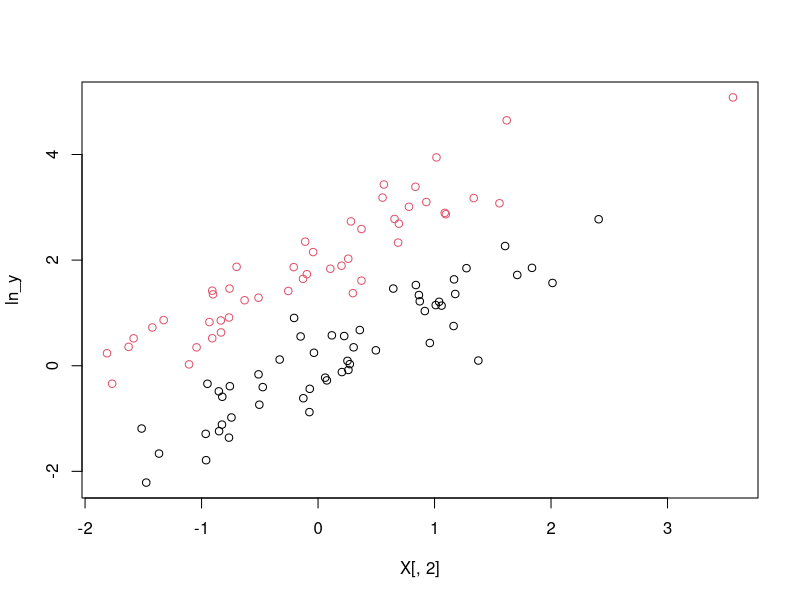
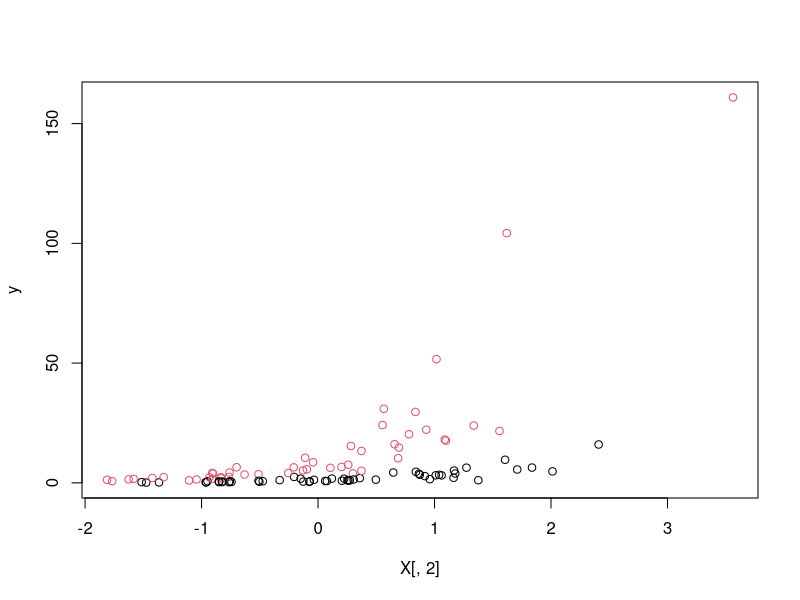
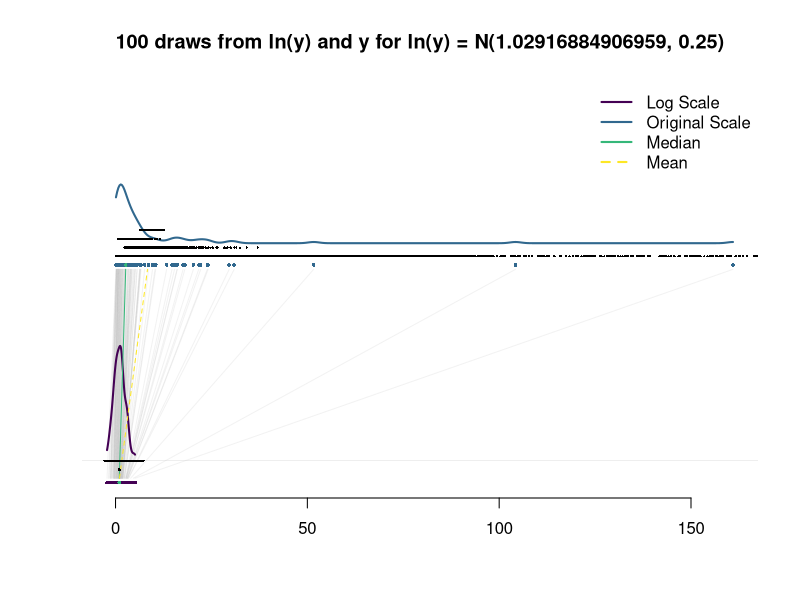

These figures' R source, in order: (Note: this script raises an error after producing the figures.)
library(viridis)
library(MASS)

n_draws <- 100
X <- cbind(1, rnorm(n_draws), rbinom(n_draws, size = 1, prob = 0.5))
betas <- c(0, 1, 2)
orig_mean <- X %*% betas
orig_sd <- 0.5
ln_y <- rnorm(n_draws, mean = orig_mean, sd = orig_sd)

plot(X[,2], ln_y, col = X[,3]+1)

y <- exp(ln_y)

plot(X[,2], y, col = X[,3] + 1)

dens_ln_y <- density(ln_y, from = min(ln_y), to = max(ln_y))
dens_y <- density(y, from = min(y), to = max(y))

col_vec <- viridis(4)

plot(
  dens_ln_y,
  xlim = c(min(c(y, ln_y)), max(c(y, ln_y))),
  ylim = c(-0.05, max(c(
    dens_y$y + 0.7, dens_ln_y$y
  ))),
  bty = "n",
  ylab = "",
  yaxt = "n",
  type = "n",
  xlab = "",
  main = paste0(
    n_draws,
    " draws from ln(y) and y for ln(y) = N(",
    mean(orig_mean),
    ", ",
    orig_sd^2,
    ")"
  )
)

points(y,
       rep(0.45, length(y)),
       pch = 16,
       cex = 0.5,
       col = col_vec[2])
points(
  ln_y,
  rep(-0.05, length(ln_y)),
  pch = 16,
  cex = 0.5,
  col = col_vec[1]
)
segments(
  y0 = rep(-0.04, length(ln_y)),
  y1 = rep(0.44, length(y)),
  x0 = ln_y,
  x1 = y,
  col = adjustcolor("grey", alpha = 0.2)
)
lines(dens_y$x, dens_y$y + 0.5, lwd = 2, col = col_vec[2])
lines(dens_ln_y$x, dens_ln_y$y, lwd = 2, col = col_vec[1])


points(median(y),
       0.45,
       pch = 16,
       cex = 0.5,
       col = col_vec[3])
points(median(ln_y),
       -0.05 ,
       pch = 16,
       cex = 0.5,
       col = col_vec[3])
segments(
  y0 = -0.04,
  y1 = 0.44,
  x0 = median(ln_y),
  x1 = median(y),
  col = col_vec[3]
)
segments(
  y0 = -0.04,
  y1 = 0.44,
  x0 = mean(ln_y),
  x1 = mean(y),
  col = col_vec[4],
  lty = "dashed"
)

legend(
  "topright",
  legend = c("Log Scale", "Original Scale", "Median", "Mean"),
  col = c(col_vec[1], col_vec[2], col_vec[3], col_vec[4]),
  lty = c("solid", "solid", "solid", "dashed"),
  lwd = 2,
  bty = "n"
)


betas <- solve(t(X) %*% X) %*% t(X) %*% ln_y
e <- (diag(1, n_draws) - X %*%  solve(t(X) %*% X) %*% t(X)) %*% ln_y
sigma_sq <- t(e) %*% e / (n_draws - ncol(X))

cov <- as.numeric(sigma_sq) * solve(t(X) %*% X)

nsim <- 1000

S <- mvrnorm(nsim, betas, cov)
Xb <- S %*% t(X)
pred_ln_y <- Xb + rnorm(nsim, 0, sd = sqrt(sigma_sq))
pred_y <- exp(pred_ln_y)

points(rowMeans(S %*% t(X)), rep(-0.02, nsim), pch = 16, cex = 0.3)
points(pred_ln_y, rep(0, nsim*nrow(X)), pch = 16, cex = 0.3)

points(pred_y, rep(0.47, nsim*nrow(X)), pch = 16, cex = 0.3)
points(rowMeans(pred_y), rep(0.49, nsim), pch = 16, cex = 0.3)
points(apply(pred_y, 1, median), rep(0.51, nsim), pch = 16, cex = 0.3)
points(rowMeans(exp(Xb)), rep(0.53, nsim), pch = 16, cex = 0.3)

simulate_exp_ci <- function(nsim, distribution, N = 1000) {
  pred_y <- list()
  for (n in 1:N) {
    sim_ln_y <-
      rnorm(
        nsim,
        mean = mean(distribution),
        sd = sd(distribution) / sqrt(length(distribution))
      )
    pred_ln_y <- sim_ln_y + rnorm(nsim, 0, sd = sd(ln_y))
    pred_y[[paste0(n)]] <- exp(pred_ln_y)
    cat(n, "\n")
  }
  
  return(pred_y)
}


pred_y <- simulate_exp_ci(1000, ln_y)

points(sim_ln_y, rep(0, nsim), pch = 16, cex = 0.3)

pred_ln_y <- sim_ln_y + rnorm(nsim, 0, sd = sd(ln_y))
points(pred_ln_y, rep(-0.02, nsim), pch = 16, cex = 0.3)


points(pred_y$'1', rep(0.47, nsim), pch = 16, cex = 0.3)

points(sapply(pred_y, mean),
       rep(0.5, 1000),
       pch = 16,
       cex = 0.3)
points(sapply(pred_y, median),
       rep(0.52, 1000),
       pch = 16,
       cex = 0.3)
points(exp(sim_ln_y), rep(0.54, 1000), pch = 16, cex = 0.4)

mean(exp(sim_ln_y))
mean(sapply(pred_y, mean))



reg_int <- lm(ln_y ~ 1)

sqrt(vcov(reg_int))
sd(reg_int$residuals)
sd(ln_y) / sqrt(length(ln_y))
sd(ln_y)
mean(ln_y)

X <- matrix(rep(1, 1000), nrow = 1000, ncol = 1)

beta <- solve(t(X) %*% X) %*% t(X) %*% ln_y

e <- ln_y - X %*% beta

sigma_sq <- t(e) %*% e / (nrow(e) - ncol(X))
var(ln_y)

beta_se <- as.numeric(sigma_sq) * solve(t(X) %*% X)
summary(reg_int)
sqrt(beta_se)
sqrt(var(ln_y) / 1000)
